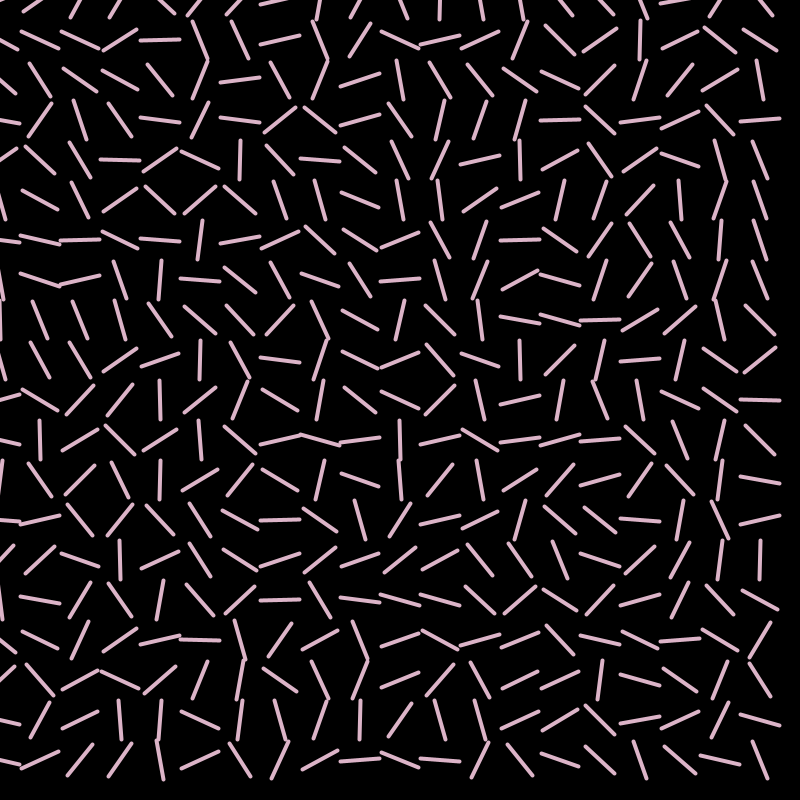
Frame 1 (no input)
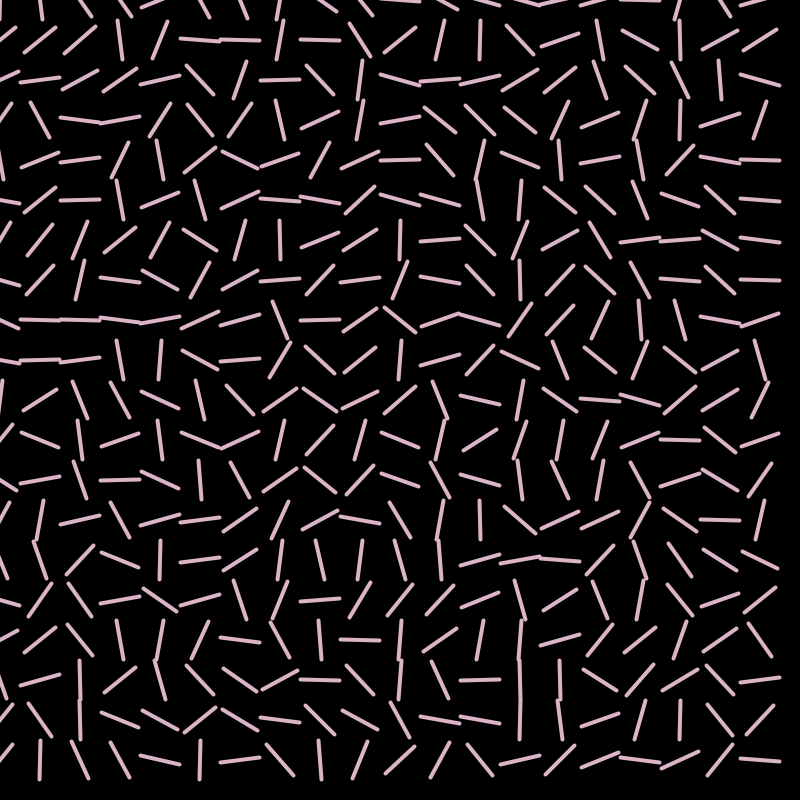
Frame 60 (the mouse pressed at the canvas centre just before this capture)
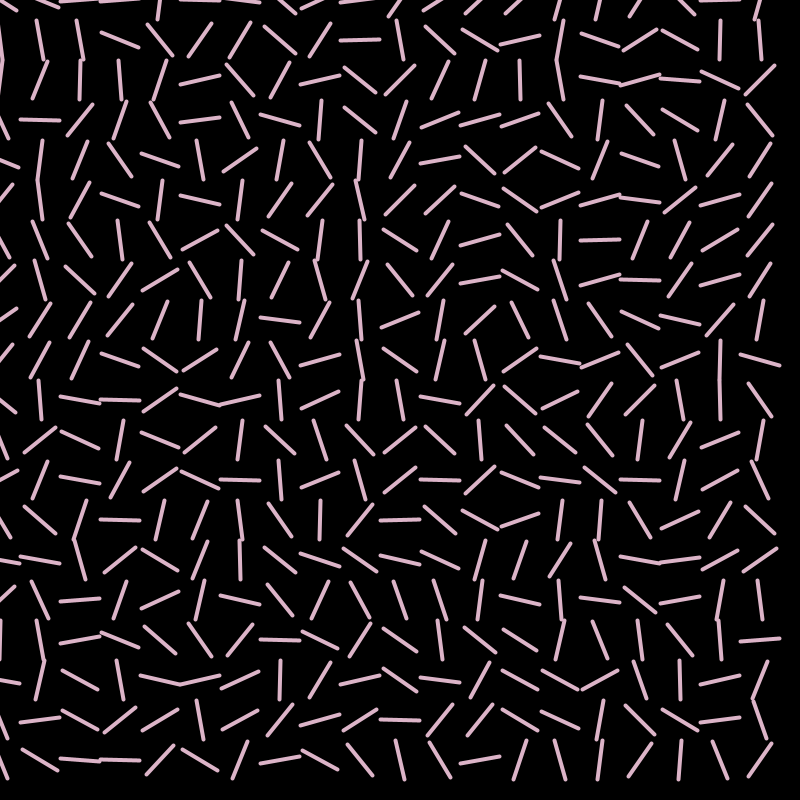
Frame 120 (the mouse held since frame 60 and released just before this capture)

The Processing sketch that drew these frames (run headless with seeded random() and noise(); from frame 60 on, the mouse is pressed at the canvas centre):

// Processing sketch: HW_week6_pt4
// ── HW_week6_pt4.pde
// 2d arrays part 3

// this sketch uses a 2d array of floats, used to store values that will be used as 
//  angles for matrix transformations. it creates the array with random angles, 
//  then draws lines at those angles in the draw loop.

// change the sketch so that the angles in setup are mapped somehow to the value of 
//  i and/or j. then in the draw loop, change the value of the angle at every position
//  in the 2d array by some amount, to make each line rotate. (see the gif in this folder for an example)
// experiment with sizes, shapes, colors, and adding additional 2d arrays to create 
// more values to store, draw with, and modify at runtime. 

int gridW = 20;
int gridH = 20;

float[][] angles = new float[gridW][gridH];
//float [][] 


void setup() {
  size(800, 800);
  stroke(255);
  for (int i = 0; i < gridW; i++) {
    for (int j = 0; j < gridH; j++) {
      angles[i][j] = map (i, 0, 360, random(0, height), width);   //random(360);
    }
  }
}

void draw() {
  background(0);

  for (int i = 0; i < gridW; i++) {
    for (int j = 0; j < gridH; j++) {
      pushMatrix();
      translate(i * width/gridW, j * height/gridH);

      float degrees = angles[i][j];
      angles[i][j] = angles[i][j] + 5;
      float rads = radians(degrees);
      rotate(rads);

      stroke(220, 180, 200);
      strokeWeight (4);
      line(-width/gridW*0.5, 0, width/gridW*0.5, 0);
      popMatrix();
    }
  }
}
